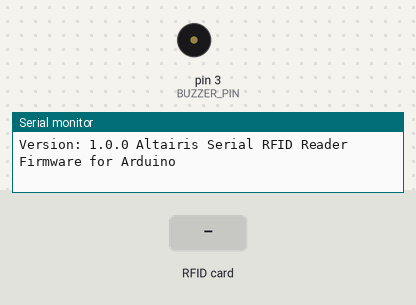
The sketch below on a simulated Arduino Uno, built with avr-gcc and run on an emulated ATmega328P. Shown: buzzer (waves = sounding), the last lines printed to the serial monitor. Inputs (shaded band) come from the test bench.

Above: at 1.5 s.
1.6 s: RFID card 5E 7A 19 C4 held to the reader
At 1.7 s:
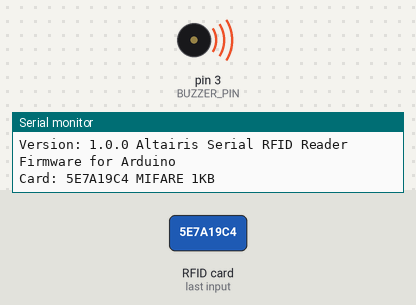
Timing chart, 0 to 4.6 s (numbered marks = the images above; inputs shaded):
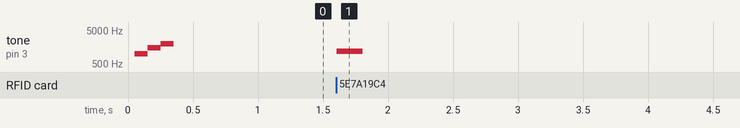

The sketch:

ReaderFirmware.ino
```cpp
// (licence header left out)
#include <SPI.h>
#include <MFRC522.h>

#define SS_PIN 10
#define RST_PIN 9
#define BUZZER_PIN 3
#define RS232_SPEED 115200

MFRC522 rfid(SS_PIN, RST_PIN);

void setup() {
	// Initialize serial and wait for it
	Serial.begin(RS232_SPEED);
	while (!Serial);

	// Init SPI
	SPI.begin();

	// Init MFRC-522
	rfid.PCD_Init();

#ifdef BUZZER_PIN
	// Play startup tones
	tone(BUZZER_PIN, 1000, 100);
	delay(100);
	tone(BUZZER_PIN, 1500, 100);
	delay(100);
	tone(BUZZER_PIN, 2000, 100);
	delay(100);
#endif // BUZZER_PIN

	// Print header
	Serial.print(F("Version: 1.0.0 Altairis Serial RFID Reader Firmware for Arduino\r\n"));
}

void loop() {
	// Look for new cards
	if (!rfid.PICC_IsNewCardPresent())
		return;

	// Verify if the NUID has been readed
	if (!rfid.PICC_ReadCardSerial())
		return;

	// Check is the PICC of Classic MIFARE type
	MFRC522::PICC_Type piccType = rfid.PICC_GetType(rfid.uid.sak);
	if (piccType != MFRC522::PICC_TYPE_MIFARE_MINI &&
		piccType != MFRC522::PICC_TYPE_MIFARE_1K &&
		piccType != MFRC522::PICC_TYPE_MIFARE_4K) {

		Serial.print(F("Error: Unsupported card type: "));
		Serial.print(rfid.PICC_GetTypeName(piccType));
		Serial.println();

#ifdef BUZZER_PIN
		tone(BUZZER_PIN, 500, 500);
		delay(500);
#endif // BUZZER_PIN

		return;
	}

	// Print UID
	Serial.print("Card: ");
	printHex(rfid.uid.uidByte, rfid.uid.size);
	Serial.print(" ");
	Serial.print(rfid.PICC_GetTypeName(piccType));
	Serial.print(F("\r\n"));

#ifdef BUZZER_PIN
	tone(BUZZER_PIN, 1200, 200);
	delay(200);
#endif // BUZZER_PIN

	// Halt PICC
	rfid.PICC_HaltA();

	// Stop encryption on PCD
	rfid.PCD_StopCrypto1();
}

void printHex(byte *buffer, byte bufferSize) {
	for (byte i = 0; i < bufferSize; i++) {
		Serial.print(buffer[i] < 0x10 ? "0" : "");
		Serial.print(buffer[i], HEX);
	}
}
```

Measured:
- after the input at 1.6 s, tone on pin 3 (BUZZER_PIN): silent → 1200 Hz at once, → silent 0.20 s later
